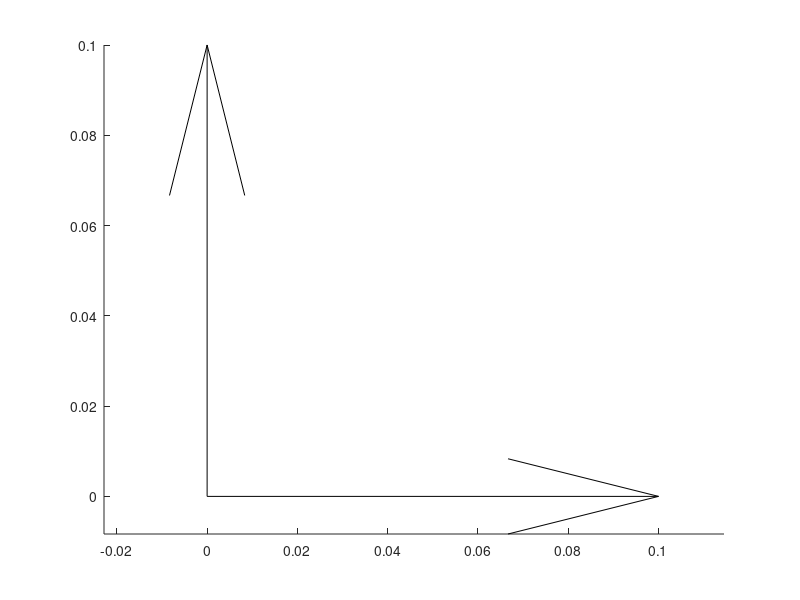

Source code (MATLAB): (Note: this script raises an error after producing the figure.)
% =========================================================================
% REHAZENTER CLINICAL GAIT ANALYSIS TOOLBOX
% =========================================================================
% File name:    plotSegment_lowerLimb
% -------------------------------------------------------------------------
% Subject:      Plot segment parameters
% Plugin:       Lower limb
% -------------------------------------------------------------------------
% Author: F. Moissenet, C. Schreiber
% Date of creation: 16/05/2018
% Version: 1
% =========================================================================

% =========================================================================
% Initialise figure
% =========================================================================
figure;
hold on;
axis equal;

% =========================================================================
% ICS
% =========================================================================
quiver3(0,0,0,1,0,0,0.1,'k');
quiver3(0,0,0,0,1,0,0.1,'k');
quiver3(0,0,0,0,0,1,0.1,'k');

% =========================================================================
% Frames of interest
% =========================================================================
n = length(Segment(2).rM(1,1,:));
ni = 1000;%[1:5:n];
color=[1 0 0;0 1 0;0 0 1;0.7 0 0.7;0 0.4 0.4];
% All markers
names=fieldnames(Marker);
for i=1:length(names)
    plot3(permute(Marker.(names{i})(1,1,ni),[3,2,1]),...
            permute(Marker.(names{i})(2,1,ni),[3,2,1]),...
            permute(Marker.(names{i})(3,1,ni),[3,2,1]),...
            'Color','k','Marker','.','Markersize',8);
end
view([1 1 -1])
vnames=fieldnames(Vmarker)
for i=1:length(vnames)
    plot3(permute(Vmarker.(vnames{i})(1,1,ni),[3,2,1]),...
            permute(Vmarker.(vnames{i})(2,1,ni),[3,2,1]),...
            permute(Vmarker.(vnames{i})(3,1,ni),[3,2,1]),...
            'Color','k','Marker','o');
end

for i =1:5
    for j = 1:size(Segment(i).rM,2)
        plot3(permute(Segment(i).rM(1,j,ni),[3,2,1]),...
            permute(Segment(i).rM(2,j,ni),[3,2,1]),...
            permute(Segment(i).rM(3,j,ni),[3,2,1]),...
            'Color',color(i,:),'Marker','.','Markersize',8);
    end
end

% =========================================================================
% Right foot
% =========================================================================
for i=1:5
%     % Proximal enpoint Pt
    P1x=(permute(Segment(i).Q(4,1,ni),[3,2,1]));
    P1y=(permute(Segment(i).Q(5,1,ni),[3,2,1]));
    P1z=(permute(Segment(i).Q(6,1,ni),[3,2,1]));
%     plot3(P1x,P1y,P1z,'Color',color(i,:),'Marker','.');
%     % Distal endpoints D
    D1x=(permute(Segment(i).Q(7,1,ni),[3,2,1]));
    D1y=(permute(Segment(i).Q(8,1,ni),[3,2,1]));
    D1z=(permute(Segment(i).Q(9,1,ni),[3,2,1]));
%     plot3(D1x,D1y,D1z,'Color',color(4,:),'Marker','.');
%     plot3([P1x,D1x]',[P1y,D1y]',[P1z,D1z]','Color',color(i,:),'Marker','.');
    % U axis
    U1x=(permute(Segment(i).Q(1,1,ni), [3,2,1]));
    U1y=(permute(Segment(i).Q(2,1,ni), [3,2,1]));
    U1z=(permute(Segment(i).Q(3,1,ni), [3,2,1]));
    quiver3(P1x,P1y,P1z,U1x,U1y,U1z,0.1,'Color',color(i,:),'Marker','.');
    % W axis
    W1x=(permute(Segment(i).Q(10,1,ni),[3,2,1]));
    W1y=(permute(Segment(i).Q(11,1,ni),[3,2,1]));
    W1z=(permute(Segment(i).Q(12,1,ni),[3,2,1]));
    quiver3(P1x,P1y,P1z,W1x,W1y,W1z,0.1,'Color',color(i,:),'Marker','.');
end
% =========================================================================
% Right shank
% =========================================================================
% Proximal enpoint P
P2x=(permute(Segment(5).Q(4,1,ni),[3,2,1]));
P2y=(permute(Segment(5).Q(5,1,ni),[3,2,1]));
P2z=(permute(Segment(5).Q(6,1,ni),[3,2,1]));
plot3(P2x,P2y,P2z, 'or' );
% Distal endpoints D
D2x=(permute(Segment(3).Q(7,1,ni),[3,2,1]));
D2y=(permute(Segment(3).Q(8,1,ni),[3,2,1]));
D2z=(permute(Segment(3).Q(9,1,ni),[3,2,1]));
plot3(D2x,D2y,D2z, '.r' );
plot3([P2x,D2x]',[P2y,D2y]',[P2z,D2z]','r');
% U axis
U2x=(permute(Segment(3).Q(1,1,ni), [3,2,1]));
U2y=(permute(Segment(3).Q(2,1,ni), [3,2,1]));
U2z=(permute(Segment(3).Q(3,1,ni), [3,2,1]));
quiver3(P2x,P2y,P2z,U2x,U2y,U2z,0.5,'r');
% W axis
W2x=(permute(Segment(3).Q(10,1,ni),[3,2,1]));
W2y=(permute(Segment(3).Q(11,1,ni),[3,2,1]));
W2z=(permute(Segment(3).Q(12,1,ni),[3,2,1]));
quiver3(D2x,D2y,D2z,W2x,W2y,W2z,0.5,'r');
% Markers
for j = 1:size(Segment(3).rM,2)
    plot3(permute(Segment(3).rM(1,j,ni),[3,2,1]),...
        permute(Segment(3).rM(2,j,ni),[3,2,1]),...
        permute(Segment(3).rM(3,j,ni),[3,2,1]),'+r');
end
% % Centre of mass
% G2 = Mprod_array3(Q2Tuw_array3(Segment(3).Q),...
%     repmat([Segment(3).rCs;1],[1 1 n]));
% G2x=(permute(G2(1,1,ni),[3,2,1]));
% G2y=(permute(G2(2,1,ni),[3,2,1]));
% G2z=(permute(G2(3,1,ni),[3,2,1]));
% plot3(G2x,G2y,G2z,'*k');

% =========================================================================
% Right thigh
% =========================================================================
% Proximal enpoint P
P3x=(permute(Segment(4).Q(4,1,ni),[3,2,1]));
P3y=(permute(Segment(4).Q(5,1,ni),[3,2,1]));
P3z=(permute(Segment(4).Q(6,1,ni),[3,2,1]));
plot3(P3x,P3y,P3z,'oc');
% Distal endpoints D
D3x=(permute(Segment(4).Q(7,1,ni), [3,2,1]));
D3y=(permute(Segment(4).Q(8,1,ni), [3,2,1]));
D3z=(permute(Segment(4).Q(9,1,ni), [3,2,1]));
plot3(D3x,D3y,D3z,'.c');
plot3([P3x,D3x]',[P3y,D3y]',[P3z,D3z]','c');
% U axis
U3x=(permute(Segment(4).Q(1,1,ni), [3,2,1]));
U3y=(permute(Segment(4).Q(2,1,ni), [3,2,1]));
U3z=(permute(Segment(4).Q(3,1,ni), [3,2,1]));
quiver3(P3x,P3y,P3z,U3x,U1y,U3z,0.5,'c');
% W axis
W3x=(permute(Segment(4).Q(10,1,ni), [3,2,1]));
W3y=(permute(Segment(4).Q(11,1,ni), [3,2,1]));
W3z=(permute(Segment(4).Q(12,1,ni), [3,2,1]));
quiver3(D3x,D3y,D3z,W3x,W3y,W3z,0.5,'c');
% Markers
for j = 1:size(Segment(4).rM,2)
    plot3(permute(Segment(4).rM(1,j,ni),[3,2,1]),...
        permute(Segment(4).rM(2,j,ni),[3,2,1]),...
        permute(Segment(4).rM(3,j,ni),[3,2,1]),'+c');
end
% % Centre of mass
% G3 = Mprod_array3(Q2Tuw_array3(Segment(4).Q),...
%     repmat([Segment(4).rCs;1],[1 1 n]));
% G3x=(permute(G3(1,1,ni),[3,2,1]));
% G3y=(permute(G3(2,1,ni),[3,2,1]));
% G3z=(permute(G3(3,1,ni),[3,2,1]));
% plot3(G3x,G3y,G3z,'*k');

% =========================================================================
% Right forceplate
% =========================================================================
% Proximal enpoint P: centre of pressure
if ~isempty(Segment(101).Q)
    P0x=(permute(Segment(101).Q(4,1,ni),[3,2,1]));
    P0y=(permute(Segment(101).Q(5,1,ni),[3,2,1]));
    P0z=(permute(Segment(101).Q(6,1,ni),[3,2,1]));
    plot3(P0x,P0y,P0z,'ok');
end

% =========================================================================
% Left foot
% =========================================================================
% Proximal enpoint Pt
P1x=(permute(Segment(102).Q(4,1,ni),[3,2,1]));
P1y=(permute(Segment(102).Q(5,1,ni),[3,2,1]));
P1z=(permute(Segment(102).Q(6,1,ni),[3,2,1]));
plot3(P1x,P1y,P1z,'ob');
% Distal endpoints D
D1x=(permute(Segment(102).Q(7,1,ni),[3,2,1]));
D1y=(permute(Segment(102).Q(8,1,ni),[3,2,1]));
D1z=(permute(Segment(102).Q(9,1,ni),[3,2,1]));
plot3(D1x,D1y,D1z,'.b');
plot3([P1x,D1x]',[P1y,D1y]',[P1z,D1z]','b');
% U axis
U1x=(permute(Segment(102).Q(1,1,ni), [3,2,1]));
U1y=(permute(Segment(102).Q(2,1,ni), [3,2,1]));
U1z=(permute(Segment(102).Q(3,1,ni), [3,2,1]));
quiver3(P1x,P1y,P1z,U1x,U1y,U1z,0.5,'b');
% W axis
W1x=(permute(Segment(102).Q(10,1,ni),[3,2,1]));
W1y=(permute(Segment(102).Q(11,1,ni),[3,2,1]));
W1z=(permute(Segment(102).Q(12,1,ni),[3,2,1]));
quiver3(D1x,D1y,D1z,W1x,W1y,W1z,0.5,'b');
% Markers
for j = 1:size(Segment(102).rM,2)
    plot3(permute(Segment(102).rM(1,j,ni),[3,2,1]),...
        permute(Segment(102).rM(2,j,ni),[3,2,1]),...
        permute(Segment(102).rM(3,j,ni),[3,2,1]),'+b');
end
% % Centre of mass
% G1 = Mprod_array3(Q2Tuw_array3(Segment(102).Q),...
%     repmat([Segment(102).rCs;1],[1 1 n]));
% G1x=(permute(G1(1,1,ni),[3,2,1]));
% G1y=(permute(G1(2,1,ni),[3,2,1]));
% G1z=(permute(G1(3,1,ni),[3,2,1]));
% plot3(G1x,G1y,G1z,'*k');

% =========================================================================
% Left shank
% =========================================================================
% Proximal enpoint P
P2x=(permute(Segment(103).Q(4,1,ni),[3,2,1]));
P2y=(permute(Segment(103).Q(5,1,ni),[3,2,1]));
P2z=(permute(Segment(103).Q(6,1,ni),[3,2,1]));
plot3(P2x,P2y,P2z, 'or' );
% Distal endpoints D
D2x=(permute(Segment(103).Q(7,1,ni),[3,2,1]));
D2y=(permute(Segment(103).Q(8,1,ni),[3,2,1]));
D2z=(permute(Segment(103).Q(9,1,ni),[3,2,1]));
plot3(D2x,D2y,D2z, '.r' );
plot3([P2x,D2x]',[P2y,D2y]',[P2z,D2z]','r');
% U axis
U2x=(permute(Segment(103).Q(1,1,ni), [3,2,1]));
U2y=(permute(Segment(103).Q(2,1,ni), [3,2,1]));
U2z=(permute(Segment(103).Q(3,1,ni), [3,2,1]));
quiver3(P2x,P2y,P2z,U2x,U2y,U2z,0.5,'r');
% W axis
W2x=(permute(Segment(103).Q(10,1,ni),[3,2,1]));
W2y=(permute(Segment(103).Q(11,1,ni),[3,2,1]));
W2z=(permute(Segment(103).Q(12,1,ni),[3,2,1]));
quiver3(D2x,D2y,D2z,W2x,W2y,W2z,0.5,'r');
% Markers
for j = 1:size(Segment(103).rM,2)
    plot3(permute(Segment(103).rM(1,j,ni),[3,2,1]),...
        permute(Segment(103).rM(2,j,ni),[3,2,1]),...
        permute(Segment(103).rM(3,j,ni),[3,2,1]),'+r');
end
% % Centre of mass
% G2 = Mprod_array3(Q2Tuw_array3(Segment(103).Q),...
%     repmat([Segment(103).rCs;1],[1 1 n]));
% G2x=(permute(G2(1,1,ni),[3,2,1]));
% G2y=(permute(G2(2,1,ni),[3,2,1]));
% G2z=(permute(G2(3,1,ni),[3,2,1]));
% plot3(G2x,G2y,G2z,'*k');

% =========================================================================
% Left thigh
% =========================================================================
% Proximal enpoint P
P3x=(permute(Segment(104).Q(4,1,ni),[3,2,1]));
P3y=(permute(Segment(104).Q(5,1,ni),[3,2,1]));
P3z=(permute(Segment(104).Q(6,1,ni),[3,2,1]));
plot3(P3x,P3y,P3z,'oc');
% Distal endpoints D
D3x=(permute(Segment(104).Q(7,1,ni), [3,2,1]));
D3y=(permute(Segment(104).Q(8,1,ni), [3,2,1]));
D3z=(permute(Segment(104).Q(9,1,ni), [3,2,1]));
plot3(D3x,D3y,D3z,'.c');
plot3([P3x,D3x]',[P3y,D3y]',[P3z,D3z]','c');
% U axis
U3x=(permute(Segment(104).Q(1,1,ni), [3,2,1]));
U3y=(permute(Segment(104).Q(2,1,ni), [3,2,1]));
U3z=(permute(Segment(104).Q(3,1,ni), [3,2,1]));
quiver3(P3x,P3y,P3z,U3x,U1y,U3z,0.5,'c');
% W axis
W3x=(permute(Segment(104).Q(10,1,ni), [3,2,1]));
W3y=(permute(Segment(104).Q(11,1,ni), [3,2,1]));
W3z=(permute(Segment(104).Q(12,1,ni), [3,2,1]));
quiver3(D3x,D3y,D3z,W3x,W3y,W3z,0.5,'c');
% Markers
for j = 1:size(Segment(104).rM,2)
    plot3(permute(Segment(104).rM(1,j,ni),[3,2,1]),...
        permute(Segment(104).rM(2,j,ni),[3,2,1]),...
        permute(Segment(104).rM(3,j,ni),[3,2,1]),'+c');
end
% % Centre of mass
% G3 = Mprod_array3(Q2Tuw_array3(Segment(104).Q),...
%     repmat([Segment(104).rCs;1],[1 1 n]));
% G3x=(permute(G3(1,1,ni),[3,2,1]));
% G3y=(permute(G3(2,1,ni),[3,2,1]));
% G3z=(permute(G3(3,1,ni),[3,2,1]));
% plot3(G3x,G3y,G3z,'*k');

% =========================================================================
% Pelvis
% =========================================================================
% Proximal enpoint P
P4x=(permute(Segment(5).Q(4,1,ni), [3,2,1]));
P4y=(permute(Segment(5).Q(5,1,ni), [3,2,1]));
P4z=(permute(Segment(5).Q(6,1,ni), [3,2,1]));
plot3(P4x,P4y,P4z,'om');
% Distal endpoints D
D4x=(permute(Segment(5).Q(7,1,ni), [3,2,1]));
D4y=(permute(Segment(5).Q(8,1,ni), [3,2,1]));
D4z=(permute(Segment(5).Q(9,1,ni), [3,2,1]));
plot3(D4x,D4y,D4z,'.m');
plot3([P4x,D4x]',[P4y,D4y]',[P4z,D4z]','m');
% U axis
U4x=(permute(Segment(5).Q(1,1,ni), [3,2,1]));
U4y=(permute(Segment(5).Q(2,1,ni), [3,2,1]));
U4z=(permute(Segment(5).Q(3,1,ni), [3,2,1]));
quiver3(P4x,P4y,P4z,U4x,U4y,U4z,0.5,'m');
% W axis
W4x=(permute(Segment(5).Q(10,1,ni), [3,2,1]));
W4y=(permute(Segment(5).Q(11,1,ni), [3,2,1]));
W4z=(permute(Segment(5).Q(12,1,ni), [3,2,1]));
quiver3(D4x,D4y,D4z,W4x,W4y,W4z,0.5,'m');
% Markers
for j = 1:size(Segment(5).rM,2)
    plot3(permute(Segment(5).rM(1,j,ni),[3,2,1]),...
        permute(Segment(5).rM(2,j,ni),[3,2,1]),...
        permute(Segment(5).rM(3,j,ni),[3,2,1]),'+m');
end
% % Centre of mass
% G4 = Mprod_array3(Q2Tuw_array3(Segment(5).Q),...
%     repmat([Segment(5).rCs;1],[1 1 n]));
% G4x=(permute(G4(1,1,ni),[3,2,1]));
% G4y=(permute(G4(2,1,ni),[3,2,1]));
% G4z=(permute(G4(3,1,ni),[3,2,1]));
% plot3(G4x,G4y,G4z,'*k');